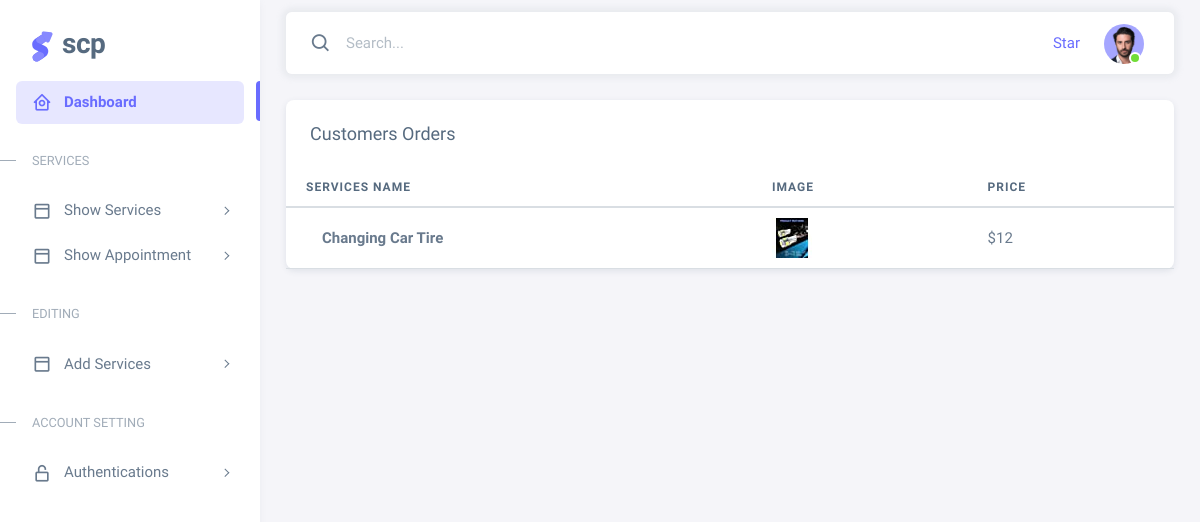
The app's page /Workshop/ShowServices/ (signed in) with its own data.
### SCP/models.py (models this page shows)
class Services(models.Model):
    W_id = models.ForeignKey(
        Workshop, on_delete=models.CASCADE, related_name="WorkshopServices"
    )
    name = models.CharField(max_length=75)
    price = models.IntegerField()
    DESCRIPTION = models.TextField()

class Workshop_Image(models.Model):
    W_id = models.ForeignKey(
        Workshop, on_delete=models.CASCADE, related_name="WorkshopImg"
    )
    image_field = models.ImageField(
        upload_to="static/images/profile/{0}".format(
            strftime("%Y%m%d-%H%M%S", gmtime())
        ),
        default="no-image.jpg",
        width_field="imagewidth",
        height_field="imageheight",
    )
    imagewidth = models.PositiveIntegerField(editable=False, default=50)
    imageheight = models.PositiveIntegerField(editable=False, default=50)

### SCP/views.py (the view)
# urls.py: path('Workshop/ShowServices/', views.ShowServices, name='show-services'),
def ShowServices(request):
    obj = Services.objects.all().filter(W_id=request.user.id)
    obj1 = Workshop_Image.objects.get(W_id=User.objects.get(id=request.user.id))
    context = {
        "obj": obj,
        "obj1": obj1,
    }
    return render(request, "SCP/ws/Showservices.html", context)

### SCP/templates/SCP/ws/Showservices.html (shortened to what this page needs)
{% extends 'SCP/ws/base.html'%}
{% block content %}
{% load static %}
<div class="card">
    <h5 class="card-header">Customers Orders</h5>
    <div class="table-responsive text-nowrap">
      <table class="table">
        <thead>
          <tr>
            <th>Services Name</th>
            <th>Image</th>
            <th>Price</th>
          </tr>
        </thead>
        <tbody class="table-border-bottom-0">
        {%if obj%}
        {% for type in obj %}
          <tr>
            <td> <strong>{{type.name}}</strong></td>
            <td class="product_thumb"><img src="{{obj1.image_field.url}}" alt=""></td>
            <td>
                ${{ type.price }}
            </td>
          </tr>
            {% endfor %}
            {% endif %}
        </tbody>
      </table>
    </div>
  </div>
  {% endblock %}

### records on screen
Services: name "Changing Car Tire", image_field (picture), price "12"
